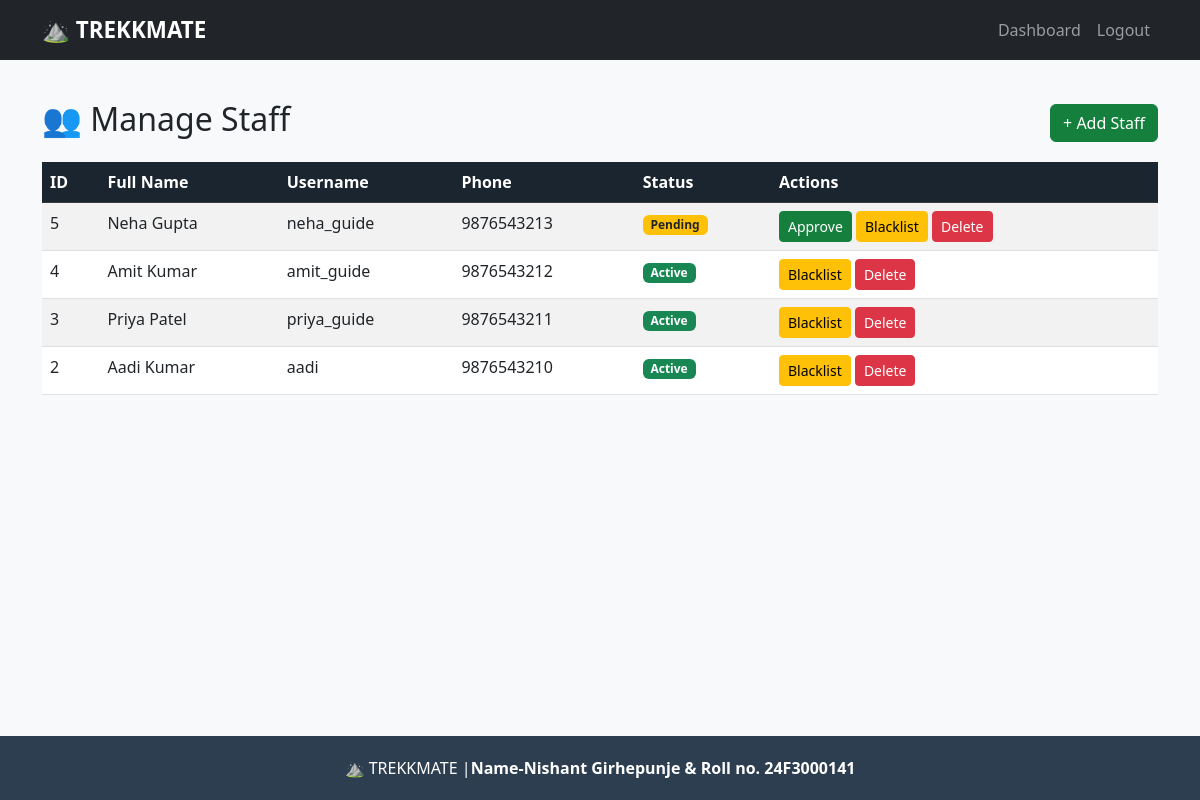
Screenshot of /admin/staff (signed in) with the database file from the repository.
### tables this page shows
CREATE TABLE users (
        id INTEGER PRIMARY KEY AUTOINCREMENT,
        username TEXT NOT NULL UNIQUE,
        password TEXT NOT NULL,
        full_name TEXT NOT NULL,
        email TEXT, phone TEXT,
        role TEXT NOT NULL,
        status TEXT DEFAULT 'active',
        created_at TEXT DEFAULT CURRENT_TIMESTAMP
    );

### app.py (the view)
@app.route("/admin/staff")
@admin_required
def admin_staff():
    conn = get_db()
    staff = conn.execute("SELECT * FROM users WHERE role='staff' ORDER BY id DESC").fetchall()
    conn.close()
    return render_template("admin/staff.html", staff_list=staff)

### app.py (called while the page is built)
def get_db():
    conn = sqlite3.connect(DB_NAME)
    conn.row_factory = sqlite3.Row
    return conn

def admin_required(f):
    @wraps(f)
    def check(*args, **kwargs):
        if "user_id" not in session:
            flash("Please login first", "warning")
            return redirect(url_for("login"))
        if session.get("role") != "admin":
            flash("Admin access required", "danger")
            return redirect(url_for("login"))
        return f(*args, **kwargs)
    return check

### templates/admin/staff.html (shortened to what this page needs)
{% extends 'base.html' %}
{% block content %}
<div class="d-flex justify-content-between align-items-center mb-3">
    <h2>👥 Manage Staff</h2>
    <a href="{{ url_for('admin_add_staff') }}" class="btn btn-success">+ Add Staff</a>
</div>
<div class="table-responsive">
    <table class="table table-striped table-hover">
        <thead class="table-dark">
            <tr>
                <th>ID</th>
                <th>Full Name</th>
                <th>Username</th>
                <th>Phone</th>
                <th>Status</th>
                <th>Actions</th>
            </tr>
        </thead>
        <tbody>
            {% for s in staff_list %}
            <tr>
                <td>{{ s.id }}</td>
                <td>{{ s.full_name }}</td>
                <td>{{ s.username }}</td>
                <td>{{ s.phone or '-' }}</td>
                <td>
                    {% if s.status == 'active' %}
                        <span class="badge bg-success">Active</span>
                    {% elif s.status == 'pending' %}
                        <span class="badge bg-warning text-dark">Pending</span>
                    {% elif s.status == 'blacklisted' %}
                        <span class="badge bg-danger">Blacklisted</span>
                    {% endif %}
                </td>
                <td>
                    {% if s.status == 'pending' %}
                        <a href="{{ url_for('admin_approve_staff', user_id=s.id) }}" class="btn btn-sm btn-success">Approve</a>
                    {% endif %}
                    {% if s.status != 'blacklisted' %}
                        <a href="{{ url_for('admin_blacklist_staff', user_id=s.id) }}" class="btn btn-sm btn-warning">Blacklist</a>
                    {% else %}
                        <a href="{{ url_for('admin_activate_staff', user_id=s.id) }}" class="btn btn-sm btn-info">Activate</a>
                    {% endif %}
                    <a href="{{ url_for('admin_delete_staff', user_id=s.id) }}" class="btn btn-sm btn-danger"
                       onclick="return confirm('Delete this staff member?')">Delete</a>
                </td>
            </tr>
            {% endfor %}
        </tbody>
    </table>
</div>
{% endblock %}

### static/css/style.css (style rules this page uses)
body { min-height: 100vh; display: flex; flex-direction: column; background-color: #f8f9fa; }
.table-dark { background-color: #2c3e50; }
.table-dark th { background-color: #1a252f; }
.btn-success { background-color: #15803d; border-color: #15803d; }

### rows the page displays
users: id "5", full_name "Neha Gupta", username "neha_guide", phone "9876543213", status "Pending"
users: id "4", full_name "Amit Kumar", username "amit_guide", phone "9876543212", status "Active"
users: id "3", full_name "Priya Patel", username "priya_guide", phone "9876543211", status "Active"
users: id "2", full_name "Aadi Kumar", username "aadi", phone "9876543210", status "Active"
